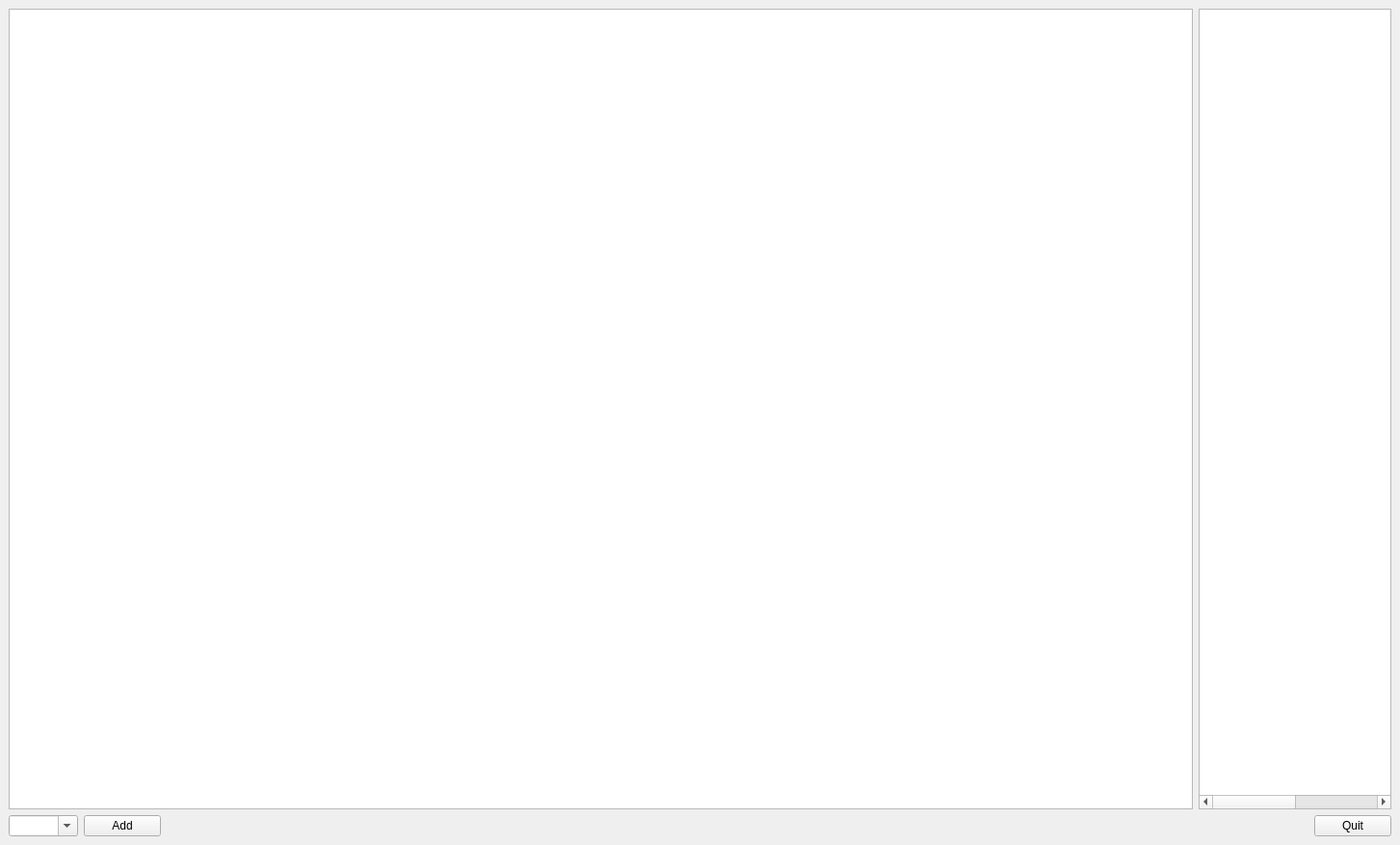
<?xml version="1.0" encoding="UTF-8"?>
<ui version="4.0">
 <class>MainWindow</class>
 <widget class="QMainWindow" name="MainWindow">
  <property name="geometry">
   <rect>
    <x>0</x>
    <y>0</y>
    <width>1453</width>
    <height>877</height>
   </rect>
  </property>
  <property name="windowTitle">
   <string>Parametric Pulse Graphs</string>
  </property>
  <widget class="QWidget" name="centralwidget">
   <layout class="QGridLayout" name="gridLayout">
    <item row="0" column="0">
     <widget class="QGraphicsView" name="graphicsView"/>
    </item>
    <item row="0" column="1">
     <widget class="QTableWidget" name="categoryTable">
      <property name="sizePolicy">
       <sizepolicy hsizetype="Expanding" vsizetype="Expanding">
        <horstretch>0</horstretch>
        <verstretch>0</verstretch>
       </sizepolicy>
      </property>
      <property name="maximumSize">
       <size>
        <width>200</width>
        <height>16777215</height>
       </size>
      </property>
      <property name="editTriggers">
       <set>QAbstractItemView::NoEditTriggers</set>
      </property>
      <property name="selectionMode">
       <enum>QAbstractItemView::NoSelection</enum>
      </property>
      <property name="selectionBehavior">
       <enum>QAbstractItemView::SelectRows</enum>
      </property>
      <attribute name="horizontalHeaderVisible">
       <bool>false</bool>
      </attribute>
      <attribute name="horizontalHeaderDefaultSectionSize">
       <number>165</number>
      </attribute>
      <attribute name="horizontalHeaderStretchLastSection">
       <bool>true</bool>
      </attribute>
      <attribute name="verticalHeaderVisible">
       <bool>false</bool>
      </attribute>
      <column>
       <property name="text">
        <string>Label</string>
       </property>
      </column>
      <column>
       <property name="text">
        <string>Color</string>
       </property>
      </column>
     </widget>
    </item>
    <item row="1" column="0" colspan="2">
     <layout class="QHBoxLayout" name="horizontalLayout">
      <item>
       <widget class="QComboBox" name="geneBox">
        <property name="editable">
         <bool>true</bool>
        </property>
        <property name="insertPolicy">
         <enum>QComboBox::NoInsert</enum>
        </property>
        <property name="sizeAdjustPolicy">
         <enum>QComboBox::AdjustToContents</enum>
        </property>
       </widget>
      </item>
      <item>
       <widget class="QPushButton" name="addButton">
        <property name="text">
         <string>Add</string>
        </property>
        <property name="autoDefault">
         <bool>true</bool>
        </property>
       </widget>
      </item>
      <item>
       <spacer name="horizontalSpacer">
        <property name="orientation">
         <enum>Qt::Horizontal</enum>
        </property>
        <property name="sizeHint" stdset="0">
         <size>
          <width>40</width>
          <height>20</height>
         </size>
        </property>
       </spacer>
      </item>
      <item>
       <widget class="QPushButton" name="quitButton">
        <property name="text">
         <string>Quit</string>
        </property>
       </widget>
      </item>
     </layout>
    </item>
   </layout>
  </widget>
 </widget>
 <resources/>
 <connections/>
</ui>
